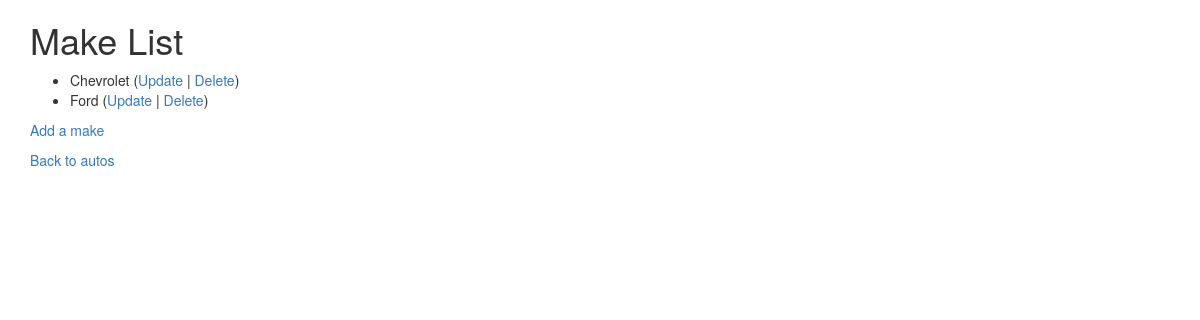
/autos/lookup/ (signed in), run on an earlier commit of the app's database.
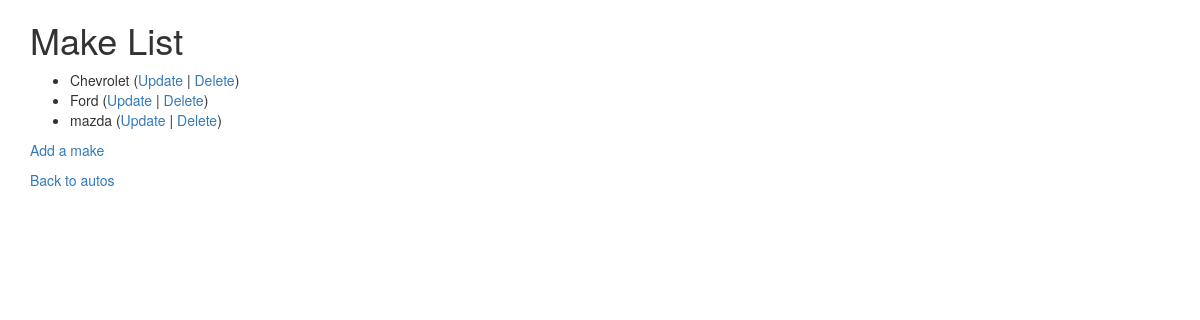
And on a later commit of the database.
### autos/models.py (models this page shows, shortened)
class Make(models.Model):
    name = models.CharField(
            max_length=200,
            help_text='Enter a make (e.g. Dodge)',
            validators=[MinLengthValidator(2, "Make must be greater than 1 character")]
    )

### autos/views.py (the view)
# urls.py: path('lookup/', views.MakeView.as_view(), name='make_list'),
class MakeView(LoginRequiredMixin, View):
    def get(self, request):
        ml = Make.objects.all()
        ctx = {'make_list': ml}
        return render(request, 'autos/make_list.html', ctx)

### autos/templates/autos/make_list.html
{% extends "base_bootstrap.html" %}
{% block content %}
  <h1>Make List</h1>
  {% if make_list %}
  <ul>
    {% for make in make_list %}
      <li>
          {{ make.name }}
         (<a href="{% url 'autos:make_update' make.id %}">Update</a> |
          <a href="{% url 'autos:make_delete' make.id %}">Delete</a>)
      </li>
    {% endfor %}
  </ul>
  {% else %}
    <p>There are no makes in the library.</p>
  {% endif %}
  <p><a href="{% url 'autos:make_create' %}">Add a make</a></p>
  <p>
    <a href="{% url 'autos:all' %}">Back to autos</a>
  </p>
{% endblock %}

What changed in the data, as far as the page shows it:
added Make: name "mazda"
